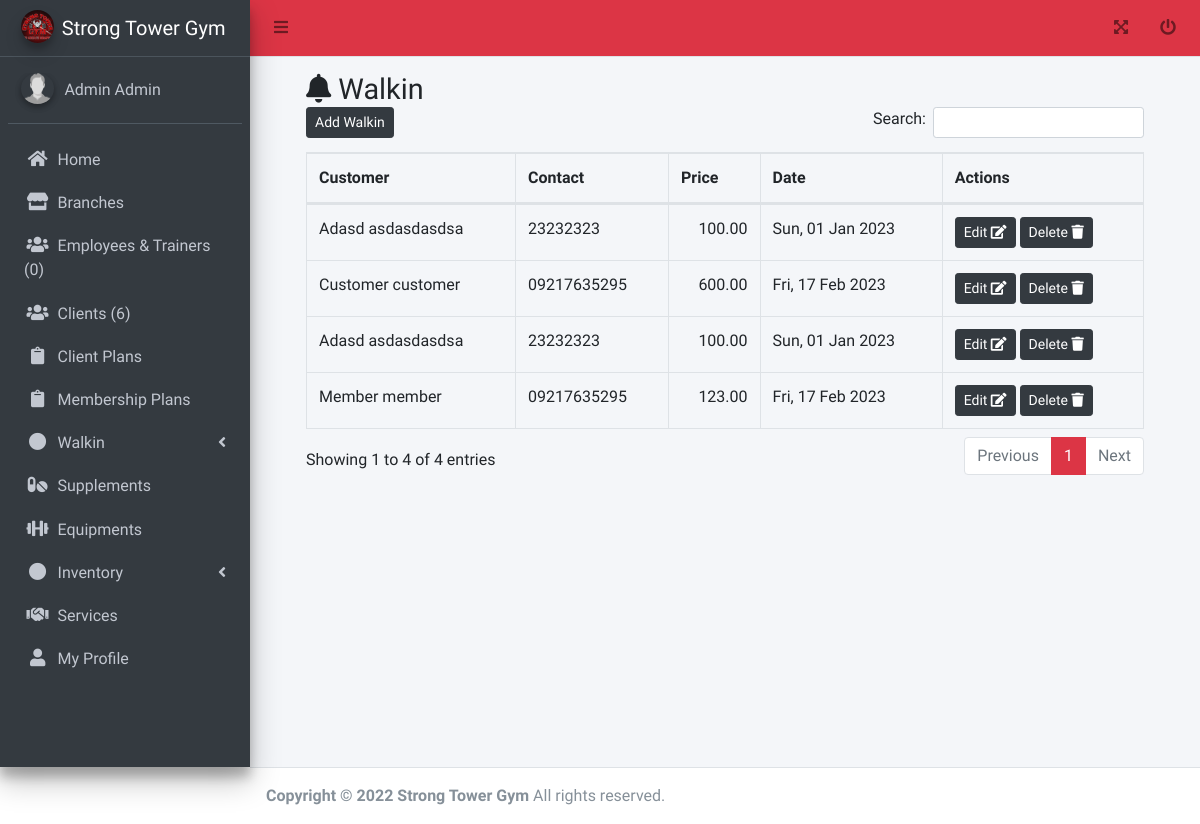
The app's page /admin/walkin.php (signed in), older data.
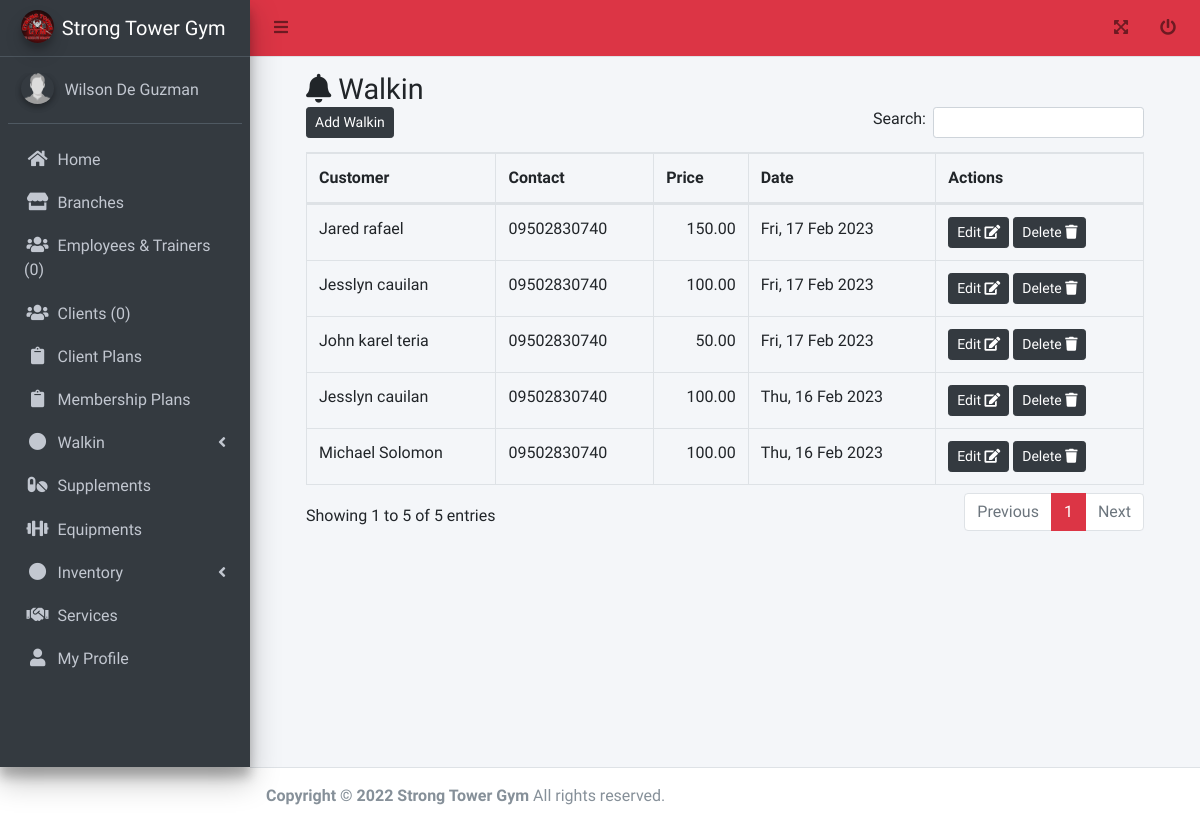
The same page, newer data.
### tables this page shows
CREATE TABLE `tbl_walkin` (
  `id` int(11) NOT NULL,
  `first_name` varchar(45) DEFAULT NULL,
  `middle_name` varchar(45) DEFAULT NULL,
  `last_name` varchar(45) DEFAULT NULL,
  `gender_id` int(11) DEFAULT NULL,
  `price` varchar(45) DEFAULT NULL,
  `contact_no` varchar(45) DEFAULT NULL,
  `created_date` datetime DEFAULT current_timestamp(),
  `created_by` int(11) DEFAULT NULL,
  `deleted_flag` int(11) DEFAULT 0,
  `date` date DEFAULT NULL,
  `branch_id` int(11) DEFAULT NULL
);

### functions.php (called while the page is built, shortened)
<?php
function get_list($sql)
{
  $data = array();
  $result = mysqli_query($_SESSION['conn'], $sql);
  while ($row = mysqli_fetch_assoc($result)) {
    $data[] = $row;
  }
  return $data;
}
function get_one($sql)
{
  if ($result = mysqli_query($_SESSION['conn'], $sql)) {
    $obj = mysqli_fetch_object($result);
    return $obj;
  }
  return false;
}

### admin/walkin.php (the view, shortened to what the changed rows need)
<?php include('header.php'); ?>
<link rel="stylesheet" href="../adminlte/plugins/datatables-bs4/css/dataTables.bootstrap4.min.css">
<link rel="stylesheet" href="../adminlte/plugins/datatables-responsive/css/responsive.bootstrap4.min.css">
<link rel="stylesheet" href="../adminlte/plugins/datatables-buttons/css/buttons.bootstrap4.min.css">
<div>
  <div class="content-wrapper">
    <div class="content-header">
      <div class="container-fluid" id="content">
        <div class="row mb-2">
          <div class="col-sm-12">
            <h1 class="m-0"><i class="fa fa-bell"></i> Walkin
            </h1>
          </div>
          <div class="col-sm-12">
            <table id="example2" class="table table-bordered table-hover dataTable dtr-inline" aria-describedby="example2_info">
              <thead>
                <tr>
                  <th>Customer</th>
                  <th>Contact</th>
                  <th>Price</th>
                  <th>Date</th>
                  <?php if (in_array($_SESSION['user']->access_id, array(1,2))) { ?>
                    <th>Actions</th>
                  <?php } ?>
                </tr>
              </thead>
              <tbody>
                <?php $where = ($_SESSION['user']->access_id == 1) ? "" : " and  branch_id = " . $_SESSION['user']->branch_id  ?>
                <?php foreach (get_list("select * from tbl_walkin where deleted_flag = 0 $where order by created_date desc") as $res) { ?>
                  <tr>
                    <td><?php echo ucfirst($res['first_name'] . ' ' . $res['last_name']); ?></td>
                    <td><?php echo ucfirst($res['contact_no']); ?></td>
                    <td style="text-align: right;"><?php echo number_format($res['price'], 2); ?></td>
                    <td><?php echo date_format(date_create($res['date']), "D, d M Y");   ?></td>
                    <?php if (in_array($_SESSION['user']->access_id, array(1,2))) { ?>
                      <td>
                        <form method="post" onsubmit="return confirm('Are You Sure?');">
                          <a href="edit_walkin.php?id=<?php echo $res['id']; ?>" class="btn btn-sm btn-dark">Edit <i class="fa fa-edit"></i></a>
                          <button type="submit" class="btn btn-sm btn-dark" name="delete" value="<?php echo $res['id']; ?>"> Delete <i class="fa fa-trash"></i> </button>
                        </form>
                      </td>
                    <?php } ?>
                  </tr>
                <?php } ?>
              </tbody>
            </table>
          </div>
        </div>
      </div>
    </div>
  </div>
</div>
</div>
<?php include('footer.php'); ?>

### admin/header.php (shortened to what the changed rows need)
<?php
require_once('../functions.php');
function activate($array)
{
  $page = $_SERVER['PHP_SELF'];
  $page = explode("/", $page);
  $current = end($page);
  $current = str_replace(".php", "", $current);
    return "";
}
?>
<!DOCTYPE html>
<html lang="en">
<head>
  <link rel="stylesheet" href="../adminlte/plugins/fontawesome-free/css/all.min.css">
  <link rel="stylesheet" href="../adminlte/plugins/datatables-bs4/css/dataTables.bootstrap4.min.css">
  <link rel="stylesheet" href="../adminlte/plugins/datatables-responsive/css/responsive.bootstrap4.min.css">
  <link rel="stylesheet" href="../adminlte/plugins/datatables-buttons/css/buttons.bootstrap4.min.css">
  <link rel="stylesheet" href="../adminlte/dist/css/adminlte.min.css">
  <link rel="stylesheet" href="../adminlte/css/admin.css">
</head>
<body class="hold-transition sidebar-mini">
  <div class="wrapper">
    <aside class="main-sidebar elevation-4 sidebar-dark-danger">
      <div class="sidebar">
        <div class="user-panel mt-3 pb-3 mb-3 d-flex">
          <div class="info">
            <a href="#" class="d-block"><?= ucfirst($_SESSION['user']->first_name) . ' ' . ucfirst($_SESSION['user']->last_name); ?></a>
          </div>
        </div>
        <nav class="mt-2">
          <ul class="nav nav-pills nav-sidebar flex-column" data-widget="treeview" role="menu" data-accordion="false">
            <?php switch ($_SESSION['user']->access_id) {
              case 1: ?>
                <li class="nav-item"><a href="home.php" class="nav-link btn-side <?= activate(array("home")) ?>"><i class="fa fa-home nav-icon"></i>
                    <p>Home</p>
                  </a></li>
                <li class="nav-item"><a href="branches.php" class="nav-link <?= activate(array("branches", "create_branch", "edit_branch")) ?>"><i class="fa fa-store nav-icon"></i>
                    <p>Branches</p>
                  </a></li>
                <li class="nav-item"><a href="employees.php" class="nav-link <?= activate(array("employees", "view_employee", "create_employee", "edit_employee")) ?>"><i class="fa fa-users nav-icon"></i>
                    <p>Employees & Trainers (<?= get_one("select  count(*) as pending from tbl_user where verified = 0 and access_id = 3 and deleted_flag = 0 group by verified")->pending ?? 0 ?>)</p>
                  </a></li>
                <li class="nav-item"><a href="clients.php" class="nav-link <?= activate(array("clients", "view_client", "create_client", "edit_client")) ?>"><i class="fa fa-users nav-icon"></i>
                    <?php $where = $_SESSION['user']->access_id == 1 ? '' : " and branch_id = " . $_SESSION['user']->branch_id ?>
                    <p>Clients (<?= get_one("select  count(*) as pending from tbl_user where verified = 0 and access_id = 4 and deleted_flag = 0 $where group by verified")->pending ?? 0 ?>)</p>
                  </a></li>
                <li class="nav-item"><a href="client_plans.php" class="nav-link <?= activate(array("client_plans", "create_client_plan", "edit_client_plan")) ?>"><i class="fa fa-clipboard nav-icon"></i>
                    <p>Client Plans</p>
                  </a></li>
                <li class="nav-item"><a href="membership_plans.php" class="nav-link <?= activate(array("membership_plans", "create_membership_plan", "edit_membership_plan")) ?>"><i class="fa fa-clipboard nav-icon"></i>
                    <p>Membership Plans</p>
                  </a></li>
                <li class="nav-item">
                  <a href="#" class="nav-link">
                    <i class="nav-icon fas fa-circle"></i>
                    <p>
                      Walkin
                      <i class="fas fa-angle-left right"></i>
                    </p>
                  </a>
                </li>
                <li class="nav-item"><a href="supplements.php" class="nav-link <?= activate(array("supplements", "create_supplement", "edit_supplement")) ?>"><i class="fa fa-pills nav-icon"></i>
                    <p>Supplements</p>
                  </a></li>
                <li class="nav-item"><a href="equipments.php" class="nav-link <?= activate(array("equipments", "create_equipment", "edit_equipment")) ?>"><i class="fa fa-dumbbell nav-icon"></i>
                    <p>Equipments</p>
                  </a></li>
                <li class="nav-item">
                  <a href="#" class="nav-link">
                    <i class="nav-icon fas fa-circle"></i>
                    <p>
                      Inventory
                      <i class="fas fa-angle-left right"></i>
                    </p>
                  </a>
                </li>
                <li class="nav-item"><a href="#" class="nav-link <?= activate(array("services", "create_service", "edit_service")) ?>"><i class="fa fa-handshake nav-icon"></i>
                    <p>Services</p>
                  </a></li>
                <li class="nav-item">
                  <a href="my_profile.php" class="nav-link <?= activate(array("my_profile")) ?>">
                    <i class="fa fa-user nav-icon"></i>
                    <p>My Profile</p>
                  </a>
                </li>
                <?php break; ?>
            <?php } ?>
          </ul>
        </nav>
      </div>
    </aside>

Row changes from the older to the newer data that the page shows:
no longer on this page (row edited): tbl_walkin: first_name+last_name "Adasd asdasdasdsa", contact_no "23232323", price "100.00", date "Sun, 01 Jan 2023", $res['id'] 4 (drawn)
no longer on this page (row edited): tbl_walkin: first_name+last_name "Customer customer", contact_no "09217635295", price "600.00", date "Fri, 17 Feb 2023", $res['id'] 3 (drawn)
no longer on this page (row edited): tbl_walkin: first_name+last_name "Adasd asdasdasdsa", contact_no "23232323", price "100.00", date "Sun, 01 Jan 2023", $res['id'] 2 (drawn)
added tbl_walkin: first_name+last_name "Jared rafael", contact_no "09502830740", price "150.00", date "Fri, 17 Feb 2023", $res['id'] 9 (drawn)
added tbl_walkin: first_name+last_name "Jesslyn cauilan", contact_no "09502830740", price "100.00", date "Fri, 17 Feb 2023", $res['id'] 8 (drawn)
added tbl_walkin: first_name+last_name "John karel teria", contact_no "09502830740", price "50.00", date "Fri, 17 Feb 2023", $res['id'] 7 (drawn)
added tbl_walkin: first_name+last_name "Jesslyn cauilan", contact_no "09502830740", price "100.00", date "Thu, 16 Feb 2023", $res['id'] 6 (drawn)
changed tbl_walkin: first_name+last_name "Member member" → "Michael Solomon"; contact_no "09217635295" → "09502830740"; price "123.00" → "100.00"; date "Fri, 17 Feb 2023" → "Thu, 16 Feb 2023"
Text that changed along with them:
$_SESSION['user']->first_name: "Admin" → "Wilson"
$_SESSION['user']->last_name: "Admin" → "De Guzman"
text written by a page script: "Add Walkin Search: Showing 1 to 4 of 4 entries Previous 1 Next" → "Add Walkin Search: Showing 1 to 5 of 5 entries Previous 1 Next"
text no longer shown: "6"
text now shown: "0"
